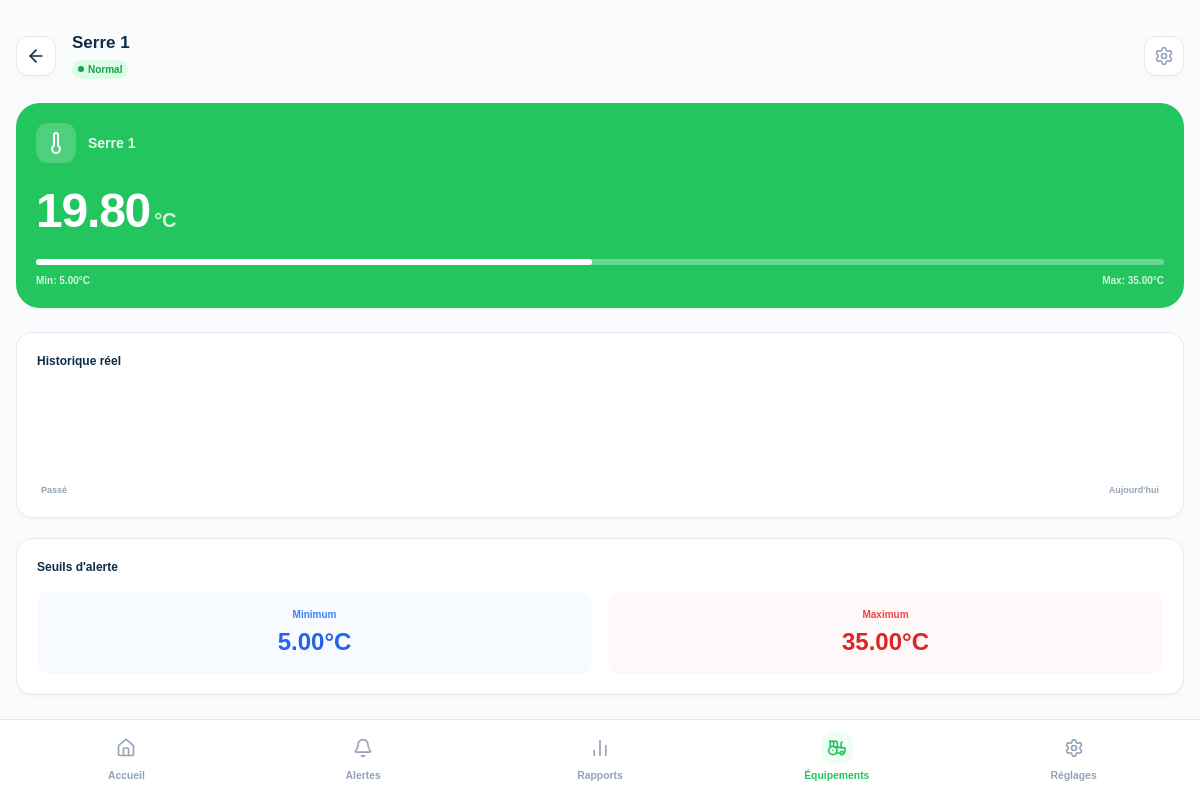
The app's page /detail.php?id=1 (signed in) with its own data.
### tables this page shows
CREATE TABLE IF NOT EXISTS equipements (
    id INT AUTO_INCREMENT PRIMARY KEY,
    nom VARCHAR(50) NOT NULL,
    type ENUM('capteur', 'actionneur') NOT NULL,
    unite VARCHAR(10) DEFAULT '',
    valeur_actuelle DECIMAL(10,2) DEFAULT 0.00,
    statut ENUM('normal', 'alerte', 'critique', 'arret', 'marche') DEFAULT 'normal',
    seuil_min DECIMAL(10,2) DEFAULT NULL,
    seuil_max DECIMAL(10,2) DEFAULT NULL,
    icone VARCHAR(50) DEFAULT 'thermometer',  
    couleur VARCHAR(20) DEFAULT 'green',  
    mis_a_jour_le TIMESTAMP DEFAULT CURRENT_TIMESTAMP ON UPDATE CURRENT_TIMESTAMP
);

### detail.php (the view, shortened to what this page needs)
<?php
require_once 'config/db.php';
$id = isset($_GET['id']) ? (int)$_GET['id'] : 0;
$stmt = $pdo->prepare("SELECT * FROM equipements WHERE id = ? AND type = 'capteur'");
$stmt->execute([$id]);
$capteur = $stmt->fetch();
$statusColors = [
    'normal' => ['bg' => '#dcfce7', 'text' => '#16a34a', 'dot' => '#16a34a', 'label' => 'Normal'],
    'alerte' => ['bg' => '#fef3c7', 'text' => '#d97706', 'dot' => '#f59e0b', 'label' => 'Alerte'],
    'critique' => ['bg' => '#fee2e2', 'text' => '#ef4444', 'dot' => '#ef4444', 'label' => 'Critique']
];
$couleurStatus = $statusColors[$capteur['statut']] ?? $statusColors['normal'];
$mainColorMap = [
    'green' => '#22c55e',
    'orange' => '#f59e0b',
    'red' => '#ef4444',
    'blue' => '#3b82f6',
    'grey' => '#64748b'
];
$mainBgColor = $mainColorMap[$capteur['couleur']] ?? '#22c55e';
$percent = 50;
if ($capteur['seuil_min'] !== null && $capteur['seuil_max'] !== null && $capteur['seuil_max'] > $capteur['seuil_min']) {
    $percent = (($capteur['valeur_actuelle'] - $capteur['seuil_min']) / ($capteur['seuil_max'] - $capteur['seuil_min'])) * 100;
    $percent = max(0, min(100, $percent));
} elseif ($capteur['unite'] == '%') {
    $percent = $capteur['valeur_actuelle'];
}
?>
<?php
require 'includes/header.php';
?>
      <header class="flex justify-between items-center mt-4 mb-6">
        <a href="javascript:history.back()" class="w-10 h-10 bg-white card-border rounded-xl flex items-center justify-center text-[#0f2b46]">
          <i data-lucide="arrow-left" class="w-5 h-5"></i>
        </a>
        <div class="flex-1 ml-4 relative">
          <h1 class="text-[17px] font-black text-[#0f2b46] leading-tight flex items-center gap-2">
             <?= htmlspecialchars($capteur['nom']) ?>
          </h1>
          <div class="mt-0.5">
            <span id="status-badge" class="pill" style="padding: 2px 6px; font-size: 10px; background-color: <?= $couleurStatus['bg'] ?>; color: <?= $couleurStatus['text'] ?>;">
                <span id="status-dot" class="status-dot" style="background-color: <?= $couleurStatus['dot'] ?>"></span>
                <span id="status-label"><?= $couleurStatus['label'] ?></span>
            </span>
          </div>
        </div>
        <a href="reglages.php" class="w-10 h-10 bg-white card-border rounded-xl flex items-center justify-center text-slate-400">
          <i data-lucide="settings" class="w-5 h-5"></i>
        </a>
      </header>
      <div class="rounded-[24px] p-5 text-white mb-6 relative overflow-hidden shadow-sm" style="background-color: <?= $mainBgColor ?>">
        <div class="flex items-center gap-3 mb-6 relative z-10">
          <div class="w-10 h-10 bg-white/20 rounded-xl flex items-center justify-center backdrop-blur-sm">
            <i data-lucide="<?= $capteur['icone'] ?>" class="w-6 h-6"></i>
          </div>
          <span class="font-bold text-sm opacity-90"><?= htmlspecialchars($capteur['nom']) ?></span>
        </div>
        <div class="flex items-baseline gap-1 mb-6 relative z-10">
          <span id="current-value" class="text-5xl font-black tracking-tight"><?= htmlspecialchars($capteur['valeur_actuelle']) ?></span>
          <span class="text-xl font-bold opacity-80"><?= htmlspecialchars($capteur['unite']) ?></span>
        </div>
        <div class="w-full h-1.5 bg-white/30 rounded-full mb-2 relative z-10">
          <div id="progress-fill" class="h-1.5 bg-white rounded-full" style="width: <?= $percent ?>%"></div>
        </div>
        <div class="flex justify-between text-[10px] font-bold opacity-80 relative z-10">
          <span>Min: <?= $capteur['seuil_min'] ?? '-' ?><?= $capteur['unite'] ?></span>
          <span>Max: <?= $capteur['seuil_max'] ?? '-' ?><?= $capteur['unite'] ?></span>
        </div>
      </div>
      <div class="card-border p-5 mb-5 rounded-2xl">
        <h3 class="text-xs font-black text-[#0f2b46] mb-4 text-left">Historique réel</h3>
        <div class="h-28 w-full mt-4 flex flex-col justify-end relative">
          <svg id="sensor-chart" viewBox="0 0 100 50" class="w-full h-full overflow-visible" preserveAspectRatio="none">
            <defs>
              <linearGradient id="chartGradient" x1="0" y1="0" x2="0" y2="1">
                <stop offset="0%" stop-color="<?= $mainBgColor ?>" stop-opacity="0.3" />
                <stop offset="100%" stop-color="<?= $mainBgColor ?>" stop-opacity="0" />
              </linearGradient>
            </defs>
            <polygon id="chart-polygon" points="" fill="url(#chartGradient)" />
            <polyline id="chart-line" points="" fill="none" stroke="<?= $mainBgColor ?>" stroke-width="1.5" />
            <g id="chart-points"></g>
          </svg>
          <div class="flex justify-between text-[9px] font-bold text-slate-400 mt-2 px-1">
            <span>Passé</span><span>Aujourd'hui</span>
          </div>
        </div>
      </div>
      <?php if ($capteur['seuil_min'] !== null || $capteur['seuil_max'] !== null): ?>
      <div class="card-border p-5 rounded-2xl">
        <h3 class="text-xs font-black text-[#0f2b46] mb-4 text-left">Seuils d'alerte</h3>
        <div class="flex gap-4">
          <?php if ($capteur['seuil_min'] !== null): ?>
          <div class="flex-1 bg-blue-50/50 rounded-xl p-4 text-center">
            <span class="block text-[10px] font-bold text-blue-500 mb-1">Minimum</span>
            <span class="block text-2xl font-black text-blue-600"><?= htmlspecialchars($capteur['seuil_min']) ?><?= $capteur['unite'] ?></span>
          </div>
          <?php endif; ?>
          <?php if ($capteur['seuil_max'] !== null): ?>
          <div class="flex-1 bg-red-50/50 rounded-xl p-4 text-center">
            <span class="block text-[10px] font-bold text-red-500 mb-1">Maximum</span>
            <span class="block text-2xl font-black text-red-600"><?= htmlspecialchars($capteur['seuil_max']) ?><?= $capteur['unite'] ?></span>
          </div>
          <?php endif; ?>
        </div>
      </div>
      <?php endif; ?>
    </main>
<?php
require 'includes/nav.php';
require 'includes/footer.php';
?>

### css/app.css (style rules this page uses)
:root { --bg-main: #fafbfd; --bg-card: #ffffff; --text-main: #1e293b; --text-dim: #94a3b8; --text-brand: #0f2b46; --border-main: #e2e8f0; }
body { font-family: 'Nunito', sans-serif; -webkit-tap-highlight-color: transparent; user-select: none; background-color: var(--bg-main); color: var(--text-main); transition: background-color 0.3s ease, color 0.3s ease; }
.card-border, .bottom-nav, input, select, button { transition: background-color 0.3s ease, border-color 0.3s ease, color 0.3s ease; }
html { scroll-behavior: smooth; }
.status-dot { width: 6px; height: 6px; border-radius: 50%; display: inline-block; }
.pill { padding: 2px 8px; border-radius: 12px; font-size: 0.70rem; font-weight: 700; display: inline-flex; align-items: center; gap: 4px; }
.card-border { border: 1px solid var(--border-main); border-radius: 16px; background-color: var(--bg-card); box-shadow: 0 4px 6px -1px rgba(0, 0, 0, 0.02), 0 2px 4px -1px rgba(0, 0, 0, 0.01); }

### records on screen
equipements: nom "Serre 1", statut "Normal", valeur_actuelle "19.80", unite "°C", seuil_min "5.00", seuil_max "35.00"
